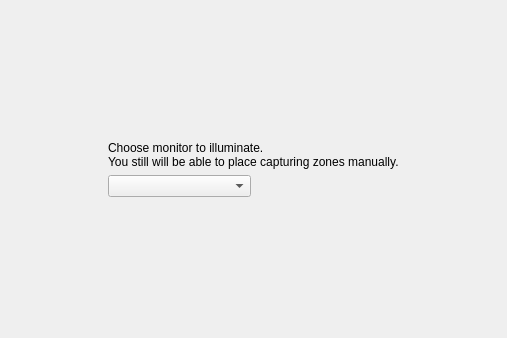
<?xml version="1.0" encoding="UTF-8"?>
<ui version="4.0">
 <class>MonitorsConfigurationPage</class>
 <widget class="QWizardPage" name="MonitorsConfigurationPage">
  <property name="geometry">
   <rect>
    <x>0</x>
    <y>0</y>
    <width>507</width>
    <height>338</height>
   </rect>
  </property>
  <property name="windowTitle">
   <string>WizardPage</string>
  </property>
  <property name="title">
   <string>Choose monitor</string>
  </property>
  <layout class="QGridLayout" name="gridLayout">
   <item row="3" column="1">
    <spacer name="verticalSpacer_2">
     <property name="orientation">
      <enum>Qt::Vertical</enum>
     </property>
     <property name="sizeHint" stdset="0">
      <size>
       <width>20</width>
       <height>40</height>
      </size>
     </property>
    </spacer>
   </item>
   <item row="1" column="3">
    <spacer name="horizontalSpacer_2">
     <property name="orientation">
      <enum>Qt::Horizontal</enum>
     </property>
     <property name="sizeHint" stdset="0">
      <size>
       <width>40</width>
       <height>20</height>
      </size>
     </property>
    </spacer>
   </item>
   <item row="0" column="1">
    <spacer name="verticalSpacer">
     <property name="orientation">
      <enum>Qt::Vertical</enum>
     </property>
     <property name="sizeHint" stdset="0">
      <size>
       <width>20</width>
       <height>40</height>
      </size>
     </property>
    </spacer>
   </item>
   <item row="1" column="0">
    <spacer name="horizontalSpacer">
     <property name="orientation">
      <enum>Qt::Horizontal</enum>
     </property>
     <property name="sizeHint" stdset="0">
      <size>
       <width>40</width>
       <height>20</height>
      </size>
     </property>
    </spacer>
   </item>
   <item row="1" column="1" colspan="2">
    <widget class="QLabel" name="label">
     <property name="text">
      <string>Choose monitor to illuminate.
You still will be able to place capturing zones manually.</string>
     </property>
    </widget>
   </item>
   <item row="2" column="1">
    <widget class="QComboBox" name="cbMonitor"/>
   </item>
  </layout>
 </widget>
 <resources/>
 <connections/>
</ui>
